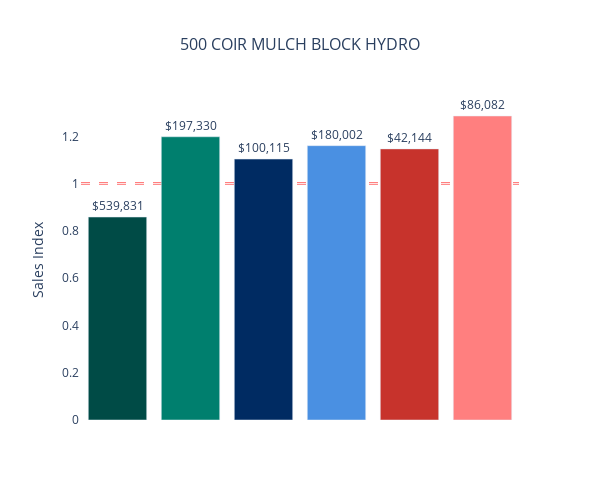
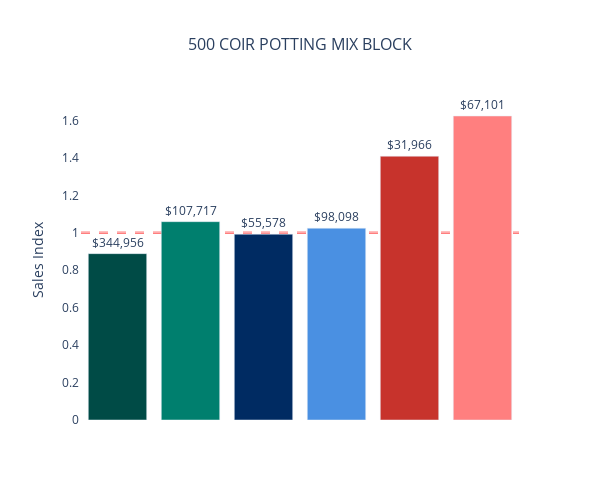
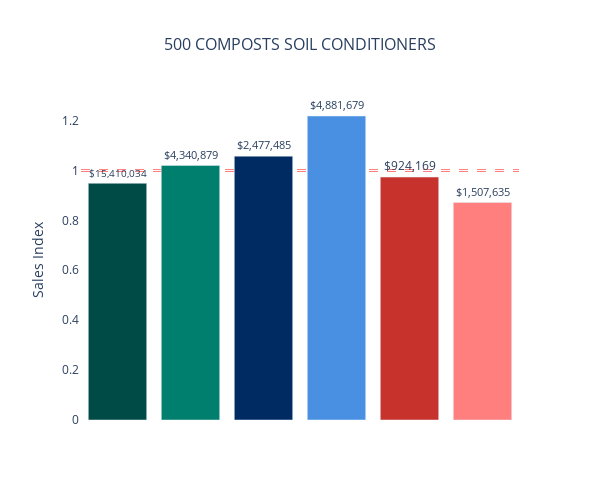
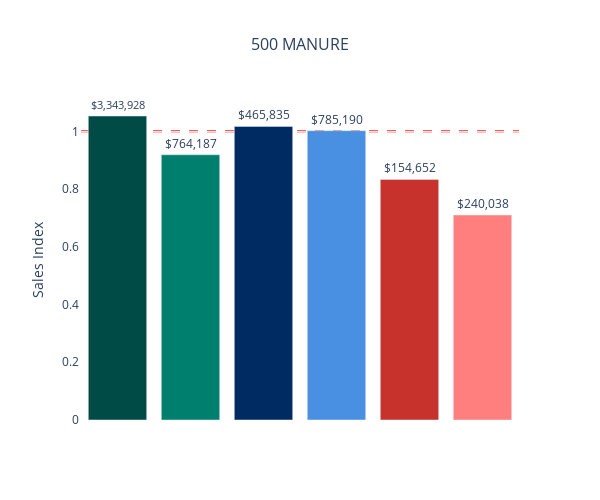

Source (notebook cell) for these figures, in order:
### Markdown cell above
48% sales comes from 500 POTTING MIXES, 24% from 500 MULCHES, 18% from 500 COMPOSTS SOIL CONDITIONERS, the rest 10% are minimal...	
- Renter no kids under indexed in 500 MANURE, 500 MULCHES
- Renters over indexed in 500 COIR MULCH BLOCK HYDRO, 500 COIR POTTING MIX BLOCK, 500 SMALL BAG POTTING MIX
- Homeowner younger kids over indexed in 500 COMPOSTS SOIL CONDITIONERS

### Code cell
# Call the function for each ITEM_CLASS_NAME in GM_ds
figs = []
for item in GM_ds["ITEM_CLASS_NAME"].unique():
    item_df = GM_ds[GM_ds["ITEM_CLASS_NAME"] == item].copy()
    fig = plot_index_bar_chart(item, item_df)
    figs.append(fig)

# Display one by one
for fig in figs:
    fig.show()

### Figure 1 — Plotly figure (JSON) as saved in the notebook; plotly's stock layout.template omitted (floating-point values rounded to 4 significant figures)
{"data": [{"marker": {"color": ["#004b46", "#007f6e", "#002b62", "#4a90e2", "#c7332c", "#ff7f7f"]}, "name": "500 COIR MULCH BLOCK HYDRO", "text": ["$539,831", "$197,330", "$100,115", "$180,002", "$42,144", "$86,082"], "textposition": "outside", "type": "bar", "x": ["Older homeowner", "Younger homeowner", "Homeowner older kids", "Homeowner younger kids", "Renter with kids", "Renter no kids"], "y": [0.8586, 1.198, 1.104, 1.161, 1.147, 1.286]}], "layout": {"height": 500, "paper_bgcolor": "white", "plot_bgcolor": "white", "shapes": [{"layer": "below", "line": {"color": "red", "dash": "dash", "width": 2}, "type": "line", "x0": -0.5, "x1": 5.5, "xref": "x", "y0": 1, "y1": 1, "yref": "y"}], "showlegend": false, "title": {"font": {"size": 16}, "text": "500 COIR MULCH BLOCK HYDRO", "x": 0.5, "xanchor": "center"}, "width": 600, "xaxis": {"showgrid": false, "showline": false, "showticklabels": false, "title": {}, "zeroline": false}, "yaxis": {"showgrid": true, "title": {"text": "Sales Index"}, "zeroline": false}}}

### Figure 2 — Plotly figure (JSON) as saved in the notebook; plotly's stock layout.template omitted (floating-point values rounded to 4 significant figures)
{"data": [{"marker": {"color": ["#004b46", "#007f6e", "#002b62", "#4a90e2", "#c7332c", "#ff7f7f"]}, "name": "500 COIR POTTING MIX BLOCK", "text": ["$344,956", "$107,717", "$55,578", "$98,098", "$31,966", "$67,101"], "textposition": "outside", "type": "bar", "x": ["Older homeowner", "Younger homeowner", "Homeowner older kids", "Homeowner younger kids", "Renter with kids", "Renter no kids"], "y": [0.8889, 1.06, 0.9928, 1.025, 1.409, 1.624]}], "layout": {"height": 500, "paper_bgcolor": "white", "plot_bgcolor": "white", "shapes": [{"layer": "below", "line": {"color": "red", "dash": "dash", "width": 2}, "type": "line", "x0": -0.5, "x1": 5.5, "xref": "x", "y0": 1, "y1": 1, "yref": "y"}], "showlegend": false, "title": {"font": {"size": 16}, "text": "500 COIR POTTING MIX BLOCK", "x": 0.5, "xanchor": "center"}, "width": 600, "xaxis": {"showgrid": false, "showline": false, "showticklabels": false, "title": {}, "zeroline": false}, "yaxis": {"showgrid": true, "title": {"text": "Sales Index"}, "zeroline": false}}}

### Figure 3 — Plotly figure (JSON) as saved in the notebook; plotly's stock layout.template omitted (floating-point values rounded to 4 significant figures)
{"data": [{"marker": {"color": ["#004b46", "#007f6e", "#002b62", "#4a90e2", "#c7332c", "#ff7f7f"]}, "name": "500 COMPOSTS SOIL CONDITIONERS", "text": ["$15,410,034", "$4,340,879", "$2,477,485", "$4,881,679", "$924,169", "$1,507,635"], "textposition": "outside", "type": "bar", "x": ["Older homeowner", "Younger homeowner", "Homeowner older kids", "Homeowner younger kids", "Renter with kids", "Renter no kids"], "y": [0.9487, 1.02, 1.057, 1.218, 0.9736, 0.8719]}], "layout": {"height": 500, "paper_bgcolor": "white", "plot_bgcolor": "white", "shapes": [{"layer": "below", "line": {"color": "red", "dash": "dash", "width": 2}, "type": "line", "x0": -0.5, "x1": 5.5, "xref": "x", "y0": 1, "y1": 1, "yref": "y"}], "showlegend": false, "title": {"font": {"size": 16}, "text": "500 COMPOSTS SOIL CONDITIONERS", "x": 0.5, "xanchor": "center"}, "width": 600, "xaxis": {"showgrid": false, "showline": false, "showticklabels": false, "title": {}, "zeroline": false}, "yaxis": {"showgrid": true, "title": {"text": "Sales Index"}, "zeroline": false}}}

### Figure 4 — Plotly figure (JSON) as saved in the notebook; plotly's stock layout.template omitted (floating-point values rounded to 4 significant figures)
{"data": [{"marker": {"color": ["#004b46", "#007f6e", "#002b62", "#4a90e2", "#c7332c", "#ff7f7f"]}, "name": "500 MANURE", "text": ["$3,343,928", "$764,187", "$465,835", "$785,190", "$154,652", "$240,038"], "textposition": "outside", "type": "bar", "x": ["Older homeowner", "Younger homeowner", "Homeowner older kids", "Homeowner younger kids", "Renter with kids", "Renter no kids"], "y": [1.053, 0.9189, 1.017, 1.003, 0.8335, 0.7102]}], "layout": {"height": 500, "paper_bgcolor": "white", "plot_bgcolor": "white", "shapes": [{"layer": "below", "line": {"color": "red", "dash": "dash", "width": 2}, "type": "line", "x0": -0.5, "x1": 5.5, "xref": "x", "y0": 1, "y1": 1, "yref": "y"}], "showlegend": false, "title": {"font": {"size": 16}, "text": "500 MANURE", "x": 0.5, "xanchor": "center"}, "width": 600, "xaxis": {"showgrid": false, "showline": false, "showticklabels": false, "title": {}, "zeroline": false}, "yaxis": {"showgrid": true, "title": {"text": "Sales Index"}, "zeroline": false}}}
